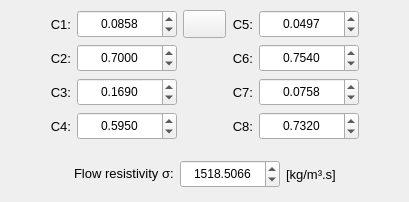
        <widget class="QWidget" name="tab_Delany_Bazley">
         <attribute name="title">
          <string>Delany-Bazley</string>
         </attribute>
         <layout class="QGridLayout" name="gridLayout_5">
          <property name="leftMargin">
           <number>4</number>
          </property>
          <property name="topMargin">
           <number>4</number>
          </property>
          <property name="rightMargin">
           <number>4</number>
          </property>
          <property name="bottomMargin">
           <number>4</number>
          </property>
          <property name="spacing">
           <number>4</number>
          </property>
          <item row="0" column="0">
           <widget class="QFrame" name="frame_4">
            <property name="frameShape">
             <enum>QFrame::NoFrame</enum>
            </property>
            <property name="frameShadow">
             <enum>QFrame::Raised</enum>
            </property>
            <layout class="QGridLayout" name="gridLayout_6">
             <property name="leftMargin">
              <number>6</number>
             </property>
             <property name="topMargin">
              <number>6</number>
             </property>
             <property name="rightMargin">
              <number>6</number>
             </property>
             <property name="bottomMargin">
              <number>6</number>
             </property>
             <property name="spacing">
              <number>6</number>
             </property>
             <item row="2" column="4">
              <widget class="QLabel" name="label_8">
               <property name="font">
                <font>
                 <pointsize>10</pointsize>
                </font>
               </property>
               <property name="text">
                <string>C7:</string>
               </property>
               <property name="alignment">
                <set>Qt::AlignRight|Qt::AlignTrailing|Qt::AlignVCenter</set>
               </property>
              </widget>
             </item>
             <item row="1" column="4">
              <widget class="QLabel" name="label_7">
               <property name="font">
                <font>
                 <pointsize>10</pointsize>
                </font>
               </property>
               <property name="text">
                <string>C6:</string>
               </property>
               <property name="alignment">
                <set>Qt::AlignRight|Qt::AlignTrailing|Qt::AlignVCenter</set>
               </property>
              </widget>
             </item>
             <item row="0" column="0">
              <spacer name="horizontalSpacer_3">
               <property name="orientation">
                <enum>Qt::Horizontal</enum>
               </property>
               <property name="sizeHint" stdset="0">
                <size>
                 <width>40</width>
                 <height>20</height>
                </size>
               </property>
              </spacer>
             </item>
             <item row="1" column="1">
              <widget class="QLabel" name="label_3">
               <property name="font">
                <font>
                 <pointsize>10</pointsize>
                </font>
               </property>
               <property name="text">
                <string>C2:</string>
               </property>
               <property name="alignment">
                <set>Qt::AlignRight|Qt::AlignTrailing|Qt::AlignVCenter</set>
               </property>
              </widget>
             </item>
             <item row="3" column="2">
              <widget class="QDoubleSpinBox" name="doubleSpinBox_C4_DB">
               <property name="minimumSize">
                <size>
                 <width>100</width>
                 <height>28</height>
                </size>
               </property>
               <property name="maximumSize">
                <size>
                 <width>100</width>
                 <height>28</height>
                </size>
               </property>
               <property name="alignment">
                <set>Qt::AlignCenter</set>
               </property>
               <property name="decimals">
                <number>4</number>
               </property>
               <property name="minimum">
                <double>-100.000000000000000</double>
               </property>
               <property name="maximum">
                <double>100.000000000000000</double>
               </property>
               <property name="value">
                <double>0.595000000000000</double>
               </property>
              </widget>
             </item>
             <item row="0" column="4">
              <widget class="QLabel" name="label_6">
               <property name="font">
                <font>
                 <pointsize>10</pointsize>
                </font>
               </property>
               <property name="text">
                <string>C5:</string>
               </property>
               <property name="alignment">
                <set>Qt::AlignRight|Qt::AlignTrailing|Qt::AlignVCenter</set>
               </property>
              </widget>
             </item>
             <item row="0" column="5">
              <widget class="QDoubleSpinBox" name="doubleSpinBox_C5_DB">
               <property name="minimumSize">
                <size>
                 <width>100</width>
                 <height>28</height>
                </size>
               </property>
               <property name="maximumSize">
                <size>
                 <width>100</width>
                 <height>28</height>
                </size>
               </property>
               <property name="alignment">
                <set>Qt::AlignCenter</set>
               </property>
               <property name="decimals">
                <number>4</number>
               </property>
               <property name="minimum">
                <double>-100.000000000000000</double>
               </property>
               <property name="maximum">
                <double>100.000000000000000</double>
               </property>
               <property name="value">
                <double>0.049700000000000</double>
               </property>
              </widget>
             </item>
             <item row="1" column="5">
              <widget class="QDoubleSpinBox" name="doubleSpinBox_C6_DB">
               <property name="minimumSize">
                <size>
                 <width>100</width>
                 <height>28</height>
                </size>
               </property>
               <property name="maximumSize">
                <size>
                 <width>100</width>
                 <height>28</height>
                </size>
               </property>
               <property name="alignment">
                <set>Qt::AlignCenter</set>
               </property>
               <property name="decimals">
                <number>4</number>
               </property>
               <property name="minimum">
                <double>-100.000000000000000</double>
               </property>
               <property name="maximum">
                <double>100.000000000000000</double>
               </property>
               <property name="value">
                <double>0.754000000000000</double>
               </property>
              </widget>
             </item>
             <item row="2" column="5">
              <widget class="QDoubleSpinBox" name="doubleSpinBox_C7_DB">
               <property name="minimumSize">
                <size>
                 <width>100</width>
                 <height>28</height>
                </size>
               </property>
               <property name="maximumSize">
                <size>
                 <width>100</width>
                 <height>28</height>
                </size>
               </property>
               <property name="alignment">
                <set>Qt::AlignCenter</set>
               </property>
               <property name="decimals">
                <number>4</number>
               </property>
               <property name="minimum">
                <double>-100.000000000000000</double>
               </property>
               <property name="maximum">
                <double>100.000000000000000</double>
               </property>
               <property name="value">
                <double>0.075800000000000</double>
               </property>
              </widget>
             </item>
             <item row="0" column="6">
              <spacer name="horizontalSpacer">
               <property name="orientation">
                <enum>Qt::Horizontal</enum>
               </property>
               <property name="sizeHint" stdset="0">
                <size>
                 <width>40</width>
                 <height>20</height>
                </size>
               </property>
              </spacer>
             </item>
             <item row="3" column="4">
              <widget class="QLabel" name="label_9">
               <property name="font">
                <font>
                 <pointsize>10</pointsize>
                </font>
               </property>
               <property name="text">
                <string>C8:</string>
               </property>
               <property name="alignment">
                <set>Qt::AlignRight|Qt::AlignTrailing|Qt::AlignVCenter</set>
               </property>
              </widget>
             </item>
             <item row="3" column="5">
              <widget class="QDoubleSpinBox" name="doubleSpinBox_C8_DB">
               <property name="minimumSize">
                <size>
                 <width>100</width>
                 <height>28</height>
                </size>
               </property>
               <property name="maximumSize">
                <size>
                 <width>100</width>
                 <height>28</height>
                </size>
               </property>
               <property name="alignment">
                <set>Qt::AlignCenter</set>
               </property>
               <property name="decimals">
                <number>4</number>
               </property>
               <property name="minimum">
                <double>-100.000000000000000</double>
               </property>
               <property name="maximum">
                <double>100.000000000000000</double>
               </property>
               <property name="value">
                <double>0.732000000000000</double>
               </property>
              </widget>
             </item>
             <item row="3" column="1">
              <widget class="QLabel" name="label_5">
               <property name="font">
                <font>
                 <pointsize>10</pointsize>
                </font>
               </property>
               <property name="text">
                <string>C4:</string>
               </property>
               <property name="alignment">
                <set>Qt::AlignRight|Qt::AlignTrailing|Qt::AlignVCenter</set>
               </property>
              </widget>
             </item>
             <item row="2" column="1">
              <widget class="QLabel" name="label_4">
               <property name="font">
                <font>
                 <pointsize>10</pointsize>
                </font>
               </property>
               <property name="text">
                <string>C3:</string>
               </property>
               <property name="alignment">
                <set>Qt::AlignRight|Qt::AlignTrailing|Qt::AlignVCenter</set>
               </property>
              </widget>
             </item>
             <item row="2" column="2">
              <widget class="QDoubleSpinBox" name="doubleSpinBox_C3_DB">
               <property name="minimumSize">
                <size>
                 <width>100</width>
                 <height>28</height>
                </size>
               </property>
               <property name="maximumSize">
                <size>
                 <width>100</width>
                 <height>28</height>
                </size>
               </property>
               <property name="alignment">
                <set>Qt::AlignCenter</set>
               </property>
               <property name="decimals">
                <number>4</number>
               </property>
               <property name="minimum">
                <double>-100.000000000000000</double>
               </property>
               <property name="maximum">
                <double>100.000000000000000</double>
               </property>
               <property name="value">
                <double>0.169000000000000</double>
               </property>
              </widget>
             </item>
             <item row="0" column="1">
              <widget class="QLabel" name="label_2">
               <property name="font">
                <font>
                 <pointsize>10</pointsize>
                </font>
               </property>
               <property name="text">
                <string>C1:</string>
               </property>
               <property name="alignment">
                <set>Qt::AlignRight|Qt::AlignTrailing|Qt::AlignVCenter</set>
               </property>
              </widget>
             </item>
             <item row="0" column="2">
              <widget class="QDoubleSpinBox" name="doubleSpinBox_C1_DB">
               <property name="minimumSize">
                <size>
                 <width>100</width>
                 <height>28</height>
                </size>
               </property>
               <property name="maximumSize">
                <size>
                 <width>100</width>
                 <height>28</height>
                </size>
               </property>
               <property name="alignment">
                <set>Qt::AlignCenter</set>
               </property>
               <property name="decimals">
                <number>4</number>
               </property>
               <property name="minimum">
                <double>-100.000000000000000</double>
               </property>
               <property name="maximum">
                <double>100.000000000000000</double>
               </property>
               <property name="value">
                <double>0.085800000000000</double>
               </property>
              </widget>
             </item>
             <item row="1" column="2">
              <widget class="QDoubleSpinBox" name="doubleSpinBox_C2_DB">
               <property name="minimumSize">
                <size>
                 <width>100</width>
                 <height>28</height>
                </size>
               </property>
               <property name="maximumSize">
                <size>
                 <width>100</width>
                 <height>28</height>
                </size>
               </property>
               <property name="alignment">
                <set>Qt::AlignCenter</set>
               </property>
               <property name="decimals">
                <number>4</number>
               </property>
               <property name="minimum">
                <double>-100.000000000000000</double>
               </property>
               <property name="maximum">
                <double>100.000000000000000</double>
               </property>
               <property name="value">
                <double>0.700000000000000</double>
               </property>
              </widget>
             </item>
             <item row="0" column="3">
              <widget class="QPushButton" name="pushButton_DB_equations">
               <property name="minimumSize">
                <size>
                 <width>40</width>
                 <height>28</height>
                </size>
               </property>
               <property name="maximumSize">
                <size>
                 <width>100</width>
                 <height>28</height>
                </size>
               </property>
               <property name="font">
                <font>
                 <pointsize>10</pointsize>
                </font>
               </property>
               <property name="toolTip">
                <string>See the equations for Delany-Bazley porous material model.</string>
               </property>
               <property name="text">
                <string/>
               </property>
               <property name="icon">
                <iconset>
                 <normaloff>../../../../icons/views/zoom_icon.png</normaloff>../../../../icons/views/zoom_icon.png</iconset>
               </property>
               <property name="iconSize">
                <size>
                 <width>18</width>
                 <height>18</height>
                </size>
               </property>
              </widget>
             </item>
            </layout>
           </widget>
          </item>
          <item row="1" column="0">
           <widget class="QFrame" name="frame_5">
            <property name="minimumSize">
             <size>
              <width>0</width>
              <height>48</height>
             </size>
            </property>
            <property name="maximumSize">
             <size>
              <width>16777215</width>
              <height>48</height>
             </size>
            </property>
            <property name="frameShape">
             <enum>QFrame::NoFrame</enum>
            </property>
            <property name="frameShadow">
             <enum>QFrame::Raised</enum>
            </property>
            <layout class="QGridLayout" name="gridLayout_7">
             <property name="leftMargin">
              <number>6</number>
             </property>
             <property name="topMargin">
              <number>6</number>
             </property>
             <property name="rightMargin">
              <number>6</number>
             </property>
             <property name="bottomMargin">
              <number>6</number>
             </property>
             <property name="spacing">
              <number>6</number>
             </property>
             <item row="0" column="4">
              <spacer name="horizontalSpacer_5">
               <property name="orientation">
                <enum>Qt::Horizontal</enum>
               </property>
               <property name="sizeHint" stdset="0">
                <size>
                 <width>40</width>
                 <height>20</height>
                </size>
               </property>
              </spacer>
             </item>
             <item row="0" column="0">
              <spacer name="horizontalSpacer_4">
               <property name="orientation">
                <enum>Qt::Horizontal</enum>
               </property>
               <property name="sizeHint" stdset="0">
                <size>
                 <width>40</width>
                 <height>20</height>
                </size>
               </property>
              </spacer>
             </item>
             <item row="0" column="1">
              <widget class="QLabel" name="label_10">
               <property name="font">
                <font>
                 <pointsize>10</pointsize>
                </font>
               </property>
               <property name="text">
                <string>&lt;html&gt;&lt;head/&gt;&lt;body&gt;&lt;p&gt;Flow resistivity &amp;sigma;:&lt;/p&gt;&lt;/body&gt;&lt;/html&gt;</string>
               </property>
              </widget>
             </item>
             <item row="0" column="2">
              <widget class="QDoubleSpinBox" name="doubleSpinBox_flow_resistivity_DB">
               <property name="minimumSize">
                <size>
                 <width>100</width>
                 <height>28</height>
                </size>
               </property>
               <property name="maximumSize">
                <size>
                 <width>100</width>
                 <height>28</height>
                </size>
               </property>
               <property name="alignment">
                <set>Qt::AlignCenter</set>
               </property>
               <property name="decimals">
                <number>4</number>
               </property>
               <property name="maximum">
                <double>100000.000000000000000</double>
               </property>
               <property name="value">
                <double>1518.506599999999935</double>
               </property>
              </widget>
             </item>
             <item row="0" column="3">
              <widget class="QLabel" name="label_11">
               <property name="font">
                <font>
                 <pointsize>10</pointsize>
                </font>
               </property>
               <property name="text">
                <string>[kg/m³.s]</string>
               </property>
              </widget>
             </item>
            </layout>
           </widget>
          </item>
         </layout>
        </widget>
